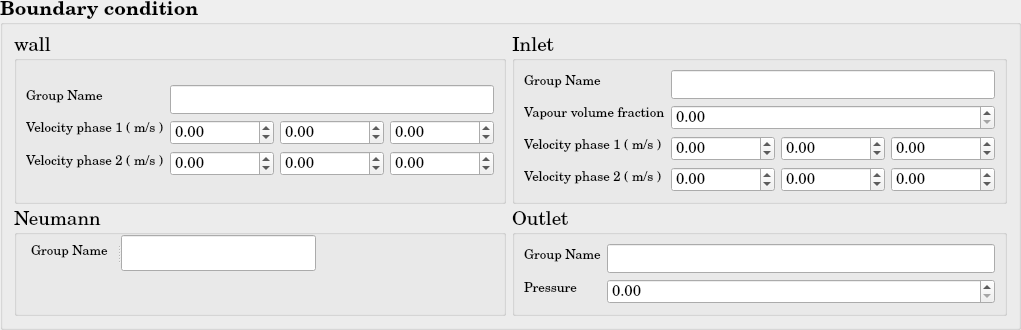
         <widget class="QGroupBox" name="Iso2F_BoundaryConditionGroup">
          <property name="font">
           <font>
            <family>Century Schoolbook L</family>
            <pointsize>14</pointsize>
            <weight>75</weight>
            <bold>true</bold>
           </font>
          </property>
          <property name="title">
           <string>Boundary condition</string>
          </property>
          <layout class="QGridLayout" name="gridLayout_26">
           <item row="0" column="0">
            <layout class="QGridLayout" name="Iso2F_BoundaryConditionGrid">
             <item row="0" column="0">
              <widget class="QGroupBox" name="Iso2F_BC_Wall_Group">
               <property name="font">
                <font>
                 <family>Century Schoolbook L</family>
                 <pointsize>14</pointsize>
                 <weight>50</weight>
                 <bold>false</bold>
                </font>
               </property>
               <property name="title">
                <string>wall</string>
               </property>
               <layout class="QGridLayout" name="gridLayout_27">
                <item row="0" column="0">
                 <layout class="QHBoxLayout" name="Iso2F_BC_Wall_Layout">
                  <item>
                   <layout class="QVBoxLayout" name="Iso2F_BoundaryCondition_Wall_vLayout">
                    <item>
                     <widget class="QLabel" name="Iso2F_BC_Wall_GroupName">
                      <property name="text">
                       <string>&lt;html&gt;&lt;head/&gt;&lt;body&gt;&lt;p&gt;&lt;span style=&quot; font-size:10pt;&quot;&gt;Group Name&lt;/span&gt;&lt;/p&gt;&lt;/body&gt;&lt;/html&gt;</string>
                      </property>
                     </widget>
                    </item>
                    <item>
                     <widget class="QLabel" name="Iso2F_BC_Wall_VelocityP1">
                      <property name="text">
                       <string>&lt;html&gt;&lt;head/&gt;&lt;body&gt;&lt;p&gt;&lt;span style=&quot; font-size:10pt;&quot;&gt;Velocity phase 1 ( m/s )&lt;/span&gt;&lt;/p&gt;&lt;/body&gt;&lt;/html&gt;</string>
                      </property>
                     </widget>
                    </item>
                    <item>
                     <widget class="QLabel" name="Iso2F_BC_Wall_VelocityP2">
                      <property name="text">
                       <string>&lt;html&gt;&lt;head/&gt;&lt;body&gt;&lt;p&gt;&lt;span style=&quot; font-size:10pt;&quot;&gt;Velocity phase 2 ( m/s )&lt;/span&gt;&lt;/p&gt;&lt;/body&gt;&lt;/html&gt;</string>
                      </property>
                     </widget>
                    </item>
                   </layout>
                  </item>
                  <item>
                   <layout class="QVBoxLayout" name="Iso2F_BoundaryCondition_Wall_vLayout_2">
                    <item>
                     <widget class="QLineEdit" name="Iso2F_BC_Wall_GroupName_lineEdit"/>
                    </item>
                    <item>
                     <layout class="QHBoxLayout" name="Iso2F_BC_Wall_Velocity1vLayout">
                      <item>
                       <widget class="QDoubleSpinBox" name="Iso2F_BC_Wall_VelocityP1_1d_doubleSpinBox">
                        <property name="font">
                         <font>
                          <pointsize>11</pointsize>
                         </font>
                        </property>
                        <property name="minimum">
                         <double>-1000000000.000000000000000</double>
                        </property>
                        <property name="maximum">
                         <double>1000000000.000000000000000</double>
                        </property>
                       </widget>
                      </item>
                      <item>
                       <widget class="QDoubleSpinBox" name="Iso2F_BC_Wall_VelocityP1_2d_doubleSpinBox">
                        <property name="font">
                         <font>
                          <pointsize>11</pointsize>
                         </font>
                        </property>
                        <property name="minimum">
                         <double>-1000000000.000000000000000</double>
                        </property>
                        <property name="maximum">
                         <double>1000000000.000000000000000</double>
                        </property>
                       </widget>
                      </item>
                      <item>
                       <widget class="QDoubleSpinBox" name="Iso2F_BC_Wall_VelocityP1_3d_doubleSpinBox">
                        <property name="font">
                         <font>
                          <pointsize>11</pointsize>
                         </font>
                        </property>
                        <property name="minimum">
                         <double>-1000000000.000000000000000</double>
                        </property>
                        <property name="maximum">
                         <double>1000000000.000000000000000</double>
                        </property>
                       </widget>
                      </item>
                     </layout>
                    </item>
                    <item>
                     <layout class="QHBoxLayout" name="Iso2F_BC_Wall_Velocity2vLayout">
                      <item>
                       <widget class="QDoubleSpinBox" name="Iso2F_BC_Wall_VelocityP2_1d_doubleSpinBox">
                        <property name="font">
                         <font>
                          <pointsize>11</pointsize>
                         </font>
                        </property>
                        <property name="minimum">
                         <double>-1000000000.000000000000000</double>
                        </property>
                        <property name="maximum">
                         <double>1000000000.000000000000000</double>
                        </property>
                       </widget>
                      </item>
                      <item>
                       <widget class="QDoubleSpinBox" name="Iso2F_BC_Wall_VelocityP2_2d_doubleSpinBox">
                        <property name="font">
                         <font>
                          <pointsize>11</pointsize>
                         </font>
                        </property>
                        <property name="minimum">
                         <double>-1000000000.000000000000000</double>
                        </property>
                        <property name="maximum">
                         <double>1000000000.000000000000000</double>
                        </property>
                       </widget>
                      </item>
                      <item>
                       <widget class="QDoubleSpinBox" name="Iso2F_BC_Wall_VelocityP2_3d_doubleSpinBox">
                        <property name="font">
                         <font>
                          <pointsize>11</pointsize>
                         </font>
                        </property>
                        <property name="minimum">
                         <double>-1000000000.000000000000000</double>
                        </property>
                        <property name="maximum">
                         <double>1000000000.000000000000000</double>
                        </property>
                       </widget>
                      </item>
                     </layout>
                    </item>
                   </layout>
                  </item>
                 </layout>
                </item>
               </layout>
              </widget>
             </item>
             <item row="0" column="1">
              <widget class="QGroupBox" name="Iso2F_BoundaryCondition_Inlet_Group">
               <property name="font">
                <font>
                 <family>Century Schoolbook L</family>
                 <pointsize>14</pointsize>
                 <weight>50</weight>
                 <bold>false</bold>
                </font>
               </property>
               <property name="title">
                <string>Inlet</string>
               </property>
               <layout class="QGridLayout" name="gridLayout_28">
                <item row="0" column="0">
                 <layout class="QHBoxLayout" name="Iso2F_BoundaryCondition_Inlet_Layout">
                  <item>
                   <layout class="QVBoxLayout" name="Iso2F_FEqs_BoundaryCondition_Inlet_vLayout">
                    <item>
                     <widget class="QLabel" name="Iso2F_BC_Inlet_GroupName">
                      <property name="text">
                       <string>&lt;html&gt;&lt;head/&gt;&lt;body&gt;&lt;p&gt;&lt;span style=&quot; font-size:10pt;&quot;&gt;Group Name&lt;/span&gt;&lt;/p&gt;&lt;/body&gt;&lt;/html&gt;</string>
                      </property>
                     </widget>
                    </item>
                    <item>
                     <widget class="QLabel" name="Iso2F_BC_Inlet_Alpha">
                      <property name="text">
                       <string>&lt;html&gt;&lt;head/&gt;&lt;body&gt;&lt;p&gt;&lt;span style=&quot; font-size:10pt;&quot;&gt;Vapour volume fraction&lt;/span&gt;&lt;/p&gt;&lt;/body&gt;&lt;/html&gt;</string>
                      </property>
                     </widget>
                    </item>
                    <item>
                     <widget class="QLabel" name="Iso2F_BC_Inlet_VelocityP1">
                      <property name="text">
                       <string>&lt;html&gt;&lt;head/&gt;&lt;body&gt;&lt;p&gt;&lt;span style=&quot; font-size:10pt;&quot;&gt;Velocity phase 1 ( m/s )&lt;/span&gt;&lt;/p&gt;&lt;/body&gt;&lt;/html&gt;</string>
                      </property>
                     </widget>
                    </item>
                    <item>
                     <widget class="QLabel" name="Iso2F_BC_Inlet_VelocityP2">
                      <property name="text">
                       <string>&lt;html&gt;&lt;head/&gt;&lt;body&gt;&lt;p&gt;&lt;span style=&quot; font-size:10pt;&quot;&gt;Velocity phase 2 ( m/s )&lt;/span&gt;&lt;/p&gt;&lt;/body&gt;&lt;/html&gt;</string>
                      </property>
                     </widget>
                    </item>
                   </layout>
                  </item>
                  <item>
                   <layout class="QVBoxLayout" name="Iso2F_BoundaryCondition_Inlet_vLayout_2">
                    <item>
                     <widget class="QLineEdit" name="Iso2F_BC_Inlet_GroupName_lineEdit"/>
                    </item>
                    <item>
                     <widget class="QDoubleSpinBox" name="Iso2F_BC_Inlet_Alpha_doubleSpinBox">
                      <property name="font">
                       <font>
                        <pointsize>11</pointsize>
                       </font>
                      </property>
                      <property name="maximum">
                       <double>1.000000000000000</double>
                      </property>
                     </widget>
                    </item>
                    <item>
                     <layout class="QHBoxLayout" name="Iso2F_BC_Inlet_VelocityP1Layout">
                      <item>
                       <widget class="QDoubleSpinBox" name="Iso2F_BC_Inlet_VelocityP1_1d_doubleSpinBox">
                        <property name="font">
                         <font>
                          <pointsize>11</pointsize>
                         </font>
                        </property>
                        <property name="minimum">
                         <double>-1000000000.000000000000000</double>
                        </property>
                        <property name="maximum">
                         <double>1000000000.000000000000000</double>
                        </property>
                       </widget>
                      </item>
                      <item>
                       <widget class="QDoubleSpinBox" name="Iso2F_BC_Inlet_VelocityP1_2d_doubleSpinBox">
                        <property name="font">
                         <font>
                          <pointsize>11</pointsize>
                         </font>
                        </property>
                        <property name="minimum">
                         <double>-1000000000.000000000000000</double>
                        </property>
                        <property name="maximum">
                         <double>1000000000.000000000000000</double>
                        </property>
                       </widget>
                      </item>
                      <item>
                       <widget class="QDoubleSpinBox" name="Iso2F_BC_Inlet_VelocityP1_3d_doubleSpinBox">
                        <property name="font">
                         <font>
                          <pointsize>11</pointsize>
                         </font>
                        </property>
                        <property name="minimum">
                         <double>-1000000000.000000000000000</double>
                        </property>
                        <property name="maximum">
                         <double>1000000000.000000000000000</double>
                        </property>
                       </widget>
                      </item>
                     </layout>
                    </item>
                    <item>
                     <layout class="QHBoxLayout" name="Iso2F_BC_Inlet_VelocityP2Layout">
                      <item>
                       <widget class="QDoubleSpinBox" name="Iso2F_BC_Inlet_VelocityP2_1d_doubleSpinBox">
                        <property name="font">
                         <font>
                          <pointsize>11</pointsize>
                         </font>
                        </property>
                        <property name="minimum">
                         <double>-1000000000.000000000000000</double>
                        </property>
                        <property name="maximum">
                         <double>1000000000.000000000000000</double>
                        </property>
                       </widget>
                      </item>
                      <item>
                       <widget class="QDoubleSpinBox" name="Iso2F_BC_Inlet_VelocityP2_2d_doubleSpinBox">
                        <property name="font">
                         <font>
                          <pointsize>11</pointsize>
                         </font>
                        </property>
                        <property name="minimum">
                         <double>-1000000000.000000000000000</double>
                        </property>
                        <property name="maximum">
                         <double>1000000000.000000000000000</double>
                        </property>
                       </widget>
                      </item>
                      <item>
                       <widget class="QDoubleSpinBox" name="Iso2F_BC_Inlet_VelocityP2_3d_doubleSpinBox">
                        <property name="font">
                         <font>
                          <pointsize>11</pointsize>
                         </font>
                        </property>
                        <property name="minimum">
                         <double>-1000000000.000000000000000</double>
                        </property>
                        <property name="maximum">
                         <double>1000000000.000000000000000</double>
                        </property>
                       </widget>
                      </item>
                     </layout>
                    </item>
                   </layout>
                  </item>
                 </layout>
                </item>
               </layout>
              </widget>
             </item>
             <item row="1" column="0">
              <widget class="QGroupBox" name="Iso2F_FEqs_BoundaryCondition_Neumann_Group">
               <property name="font">
                <font>
                 <family>Century Schoolbook L</family>
                 <pointsize>14</pointsize>
                 <weight>50</weight>
                 <bold>false</bold>
                </font>
               </property>
               <property name="title">
                <string>Neumann</string>
               </property>
               <widget class="QSplitter" name="Iso2F_BC_Neumann_GroupNameSplitter">
                <property name="geometry">
                 <rect>
                  <x>17</x>
                  <y>25</y>
                  <width>285</width>
                  <height>36</height>
                 </rect>
                </property>
                <property name="orientation">
                 <enum>Qt::Horizontal</enum>
                </property>
                <widget class="QLabel" name="Iso2F_BC_Neumann_GroupName">
                 <property name="text">
                  <string>&lt;html&gt;&lt;head/&gt;&lt;body&gt;&lt;p&gt;&lt;span style=&quot; font-size:10pt;&quot;&gt;Group Name&lt;/span&gt;&lt;/p&gt;&lt;/body&gt;&lt;/html&gt;</string>
                 </property>
                </widget>
                <widget class="QLineEdit" name="Iso2F_BC_Neumann_GroupName_lineEdit"/>
               </widget>
              </widget>
             </item>
             <item row="1" column="1">
              <widget class="QGroupBox" name="Iso2F_BoundaryCondition_Outlet_Group">
               <property name="font">
                <font>
                 <family>Century Schoolbook L</family>
                 <pointsize>14</pointsize>
                 <weight>50</weight>
                 <bold>false</bold>
                </font>
               </property>
               <property name="title">
                <string>Outlet</string>
               </property>
               <layout class="QGridLayout" name="gridLayout_29">
                <item row="0" column="0">
                 <layout class="QHBoxLayout" name="Iso2F_BoundaryCondition_Outlet_Layout">
                  <item>
                   <layout class="QVBoxLayout" name="Iso2F_BoundaryCondition_Outlet_vLayout">
                    <item>
                     <widget class="QLabel" name="Iso2F_BC_Outlet_GroupName">
                      <property name="text">
                       <string>&lt;html&gt;&lt;head/&gt;&lt;body&gt;&lt;p&gt;&lt;span style=&quot; font-size:10pt;&quot;&gt;Group Name&lt;/span&gt;&lt;/p&gt;&lt;/body&gt;&lt;/html&gt;</string>
                      </property>
                     </widget>
                    </item>
                    <item>
                     <widget class="QLabel" name="Iso2F_BC_Outlet_Pressure">
                      <property name="text">
                       <string>&lt;html&gt;&lt;head/&gt;&lt;body&gt;&lt;p&gt;&lt;span style=&quot; font-size:10pt;&quot;&gt;Pressure&lt;/span&gt;&lt;/p&gt;&lt;/body&gt;&lt;/html&gt;</string>
                      </property>
                     </widget>
                    </item>
                   </layout>
                  </item>
                  <item>
                   <layout class="QVBoxLayout" name="Iso2F_BoundaryCondition_Outlet_vLayout_2">
                    <item>
                     <widget class="QLineEdit" name="Iso2F_BC_Outlet_GroupNamelineEdit"/>
                    </item>
                    <item>
                     <widget class="QDoubleSpinBox" name="Iso2F_BC_Outlet_PressuredoubleSpinBox">
                      <property name="font">
                       <font>
                        <pointsize>11</pointsize>
                       </font>
                      </property>
                      <property name="maximum">
                       <double>1000000000.000000000000000</double>
                      </property>
                     </widget>
                    </item>
                   </layout>
                  </item>
                 </layout>
                </item>
               </layout>
              </widget>
             </item>
            </layout>
           </item>
          </layout>
         </widget>
